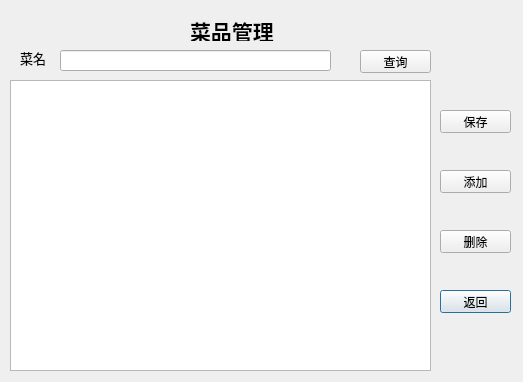
<?xml version="1.0" encoding="UTF-8"?>
<ui version="4.0">
 <class>cpgl</class>
 <widget class="QDialog" name="cpgl">
  <property name="geometry">
   <rect>
    <x>0</x>
    <y>0</y>
    <width>523</width>
    <height>382</height>
   </rect>
  </property>
  <property name="windowTitle">
   <string>菜品管理</string>
  </property>
  <widget class="QPushButton" name="pbback">
   <property name="geometry">
    <rect>
     <x>440</x>
     <y>290</y>
     <width>71</width>
     <height>23</height>
    </rect>
   </property>
   <property name="text">
    <string>返回</string>
   </property>
  </widget>
  <widget class="QTableView" name="tv">
   <property name="geometry">
    <rect>
     <x>10</x>
     <y>80</y>
     <width>421</width>
     <height>291</height>
    </rect>
   </property>
  </widget>
  <widget class="QLabel" name="label">
   <property name="geometry">
    <rect>
     <x>190</x>
     <y>20</y>
     <width>131</width>
     <height>21</height>
    </rect>
   </property>
   <property name="font">
    <font>
     <family>幼圆</family>
     <pointsize>16</pointsize>
     <weight>75</weight>
     <bold>true</bold>
    </font>
   </property>
   <property name="text">
    <string>菜品管理</string>
   </property>
  </widget>
  <widget class="QPushButton" name="pbadd">
   <property name="geometry">
    <rect>
     <x>440</x>
     <y>170</y>
     <width>71</width>
     <height>23</height>
    </rect>
   </property>
   <property name="text">
    <string>添加</string>
   </property>
  </widget>
  <widget class="QPushButton" name="pbdelete">
   <property name="geometry">
    <rect>
     <x>440</x>
     <y>230</y>
     <width>71</width>
     <height>23</height>
    </rect>
   </property>
   <property name="text">
    <string>删除</string>
   </property>
  </widget>
  <widget class="QPushButton" name="pbfind">
   <property name="geometry">
    <rect>
     <x>360</x>
     <y>50</y>
     <width>71</width>
     <height>23</height>
    </rect>
   </property>
   <property name="text">
    <string>查询</string>
   </property>
  </widget>
  <widget class="QLineEdit" name="getvalue">
   <property name="geometry">
    <rect>
     <x>60</x>
     <y>50</y>
     <width>271</width>
     <height>21</height>
    </rect>
   </property>
  </widget>
  <widget class="QPushButton" name="pbsave">
   <property name="geometry">
    <rect>
     <x>440</x>
     <y>110</y>
     <width>71</width>
     <height>23</height>
    </rect>
   </property>
   <property name="text">
    <string>保存</string>
   </property>
  </widget>
  <widget class="QLabel" name="label_2">
   <property name="geometry">
    <rect>
     <x>20</x>
     <y>50</y>
     <width>41</width>
     <height>16</height>
    </rect>
   </property>
   <property name="font">
    <font>
     <family>黑体</family>
     <pointsize>10</pointsize>
     <weight>50</weight>
     <bold>false</bold>
    </font>
   </property>
   <property name="text">
    <string>菜名</string>
   </property>
  </widget>
 </widget>
 <resources/>
 <connections/>
</ui>
